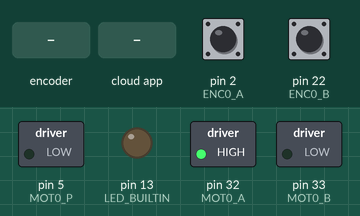
This sketch was run on a simulated Arduino Mega 2560, built with avr-gcc and run on an emulated ATmega2560. On the bench: switched loads named in the sketch (green lamp = pin HIGH), output pins drawn as LEDs (lit = HIGH). The test bench sets the inputs (shaded band); at power-on: pin 2 (ENC0_A) HIGH, pin 22 (ENC0_B) HIGH. The ROS host is connected and sends only what is stated.

Above: at 1.2 s.
1.3 s: rotary encoder on pin 2 (ENC0_A) / pin 22 (ENC0_B) turned 1 step (first pin leading)
At 2.5 s:
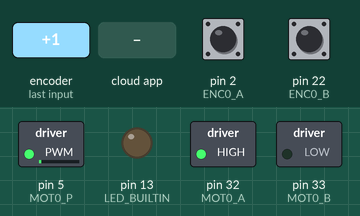
3.0 s: the phone or cloud app sets wheel0 to -100
At 4.8 s:
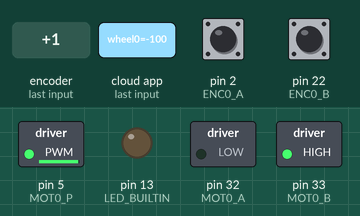
6.0 s: the phone or cloud app sets led to 1
At 6.8 s:
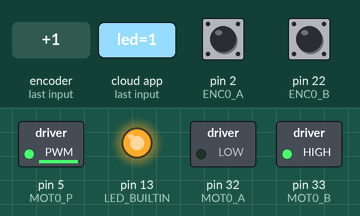
7.5 s: the phone or cloud app sets wheel0 to 100
10.5 s: the phone or cloud app sets led to 0
At 13.38 s:
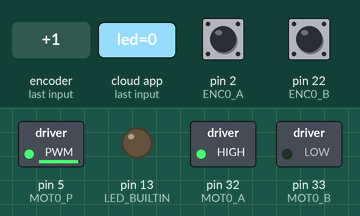
13.5 s: the phone or cloud app sets led to 1
At 14.8 s:
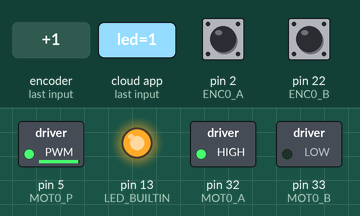
Timing chart, 0 to 16.0 s (numbered marks = the images above; inputs shaded):
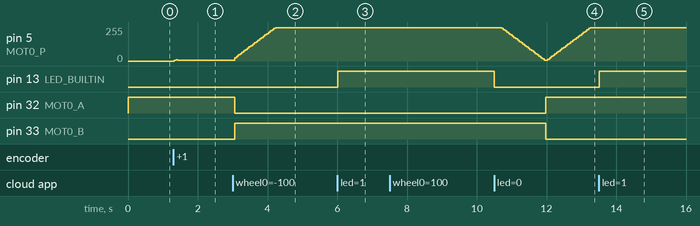

Measured:
- after the input at 1.3 s, pin 5 (MOT0_P): 0/255 → 4/255 at once
- after the input at 3.0 s, pin 5 (MOT0_P): moves from 4/255 to 250/255 over 1.2 s, starting after 0.06 s; pin 32 (MOT0_A): HIGH → LOW after 0.06 s; pin 33 (MOT0_B): LOW → HIGH after 0.06 s
- after the input at 6.0 s, pin 13 (LED_BUILTIN): LOW → HIGH at once
- after the input at 7.5 s, every drawn part: stays the same
- after the input at 10.5 s, pin 13 (LED_BUILTIN): HIGH → LOW at once
- after the input at 13.5 s, pin 13 (LED_BUILTIN): LOW → HIGH at once

The sketch:

main______.ino
```cpp
#include <ros.h>
#include <std_msgs/String.h>
#include <std_msgs/Bool.h>
#include <std_msgs/Float32.h>
#include <std_msgs/Int32.h>

//import
//#include <MsTimer2.h>

//wheel
#define MOT0_A 32
#define MOT0_B 33
#define MOT0_P 5
#define ENC0_A 2
#define ENC0_B 22

#define MOT1_A 34
#define MOT1_B 35
#define MOT1_P 6
#define ENC1_A 3
#define ENC1_B 23

#define MOT2_A 36
#define MOT2_B 37
#define MOT2_P 7
#define ENC2_A 18
#define ENC2_B 24

#define LED0 9
#define LED1 10
#define LEDL 13
#define SW0 48
#define SW1 49

ros::NodeHandle  nh;
std_msgs::String str_msg;
ros::Publisher chatter("chatter", &str_msg);
char hello[13] = "hello world!";
char tick[13] = "tick!";

std_msgs::Int32 int_msg;
ros::Publisher odom0("odom0", &int_msg);

void led_cb(const std_msgs::Bool& msg){
  if(msg.data)digitalWrite(13, HIGH);
  else digitalWrite(13, LOW);
}

void set_wheel0(int value){
  if(value>=0){
    digitalWrite(MOT0_A, HIGH);
    digitalWrite(MOT0_B, LOW);
    analogWrite(MOT0_P,value);
  }
  else{
    digitalWrite(MOT0_A, LOW);
    digitalWrite(MOT0_B, HIGH);
    analogWrite(MOT0_P,-value);
  }
}
volatile float cmd0=0.0;
void wheel0_cb(const std_msgs::Float32& msg){
  //set_wheel0(msg.data);
  cmd0=msg.data;
}
ros::Subscriber<std_msgs::Bool> sub0("led", &led_cb);
ros::Subscriber<std_msgs::Float32> sub_wheel0("wheel0", &wheel0_cb);

volatile int count_odom0=0;
void wheel0_int() {
  bool sa=digitalRead(ENC0_A);
  bool sb=digitalRead(ENC0_B);
  if(sa==sb)count_odom0++;
  else count_odom0--;
}


void setup()
{
  nh.initNode();
  nh.advertise(chatter);
  nh.advertise(odom0);
  nh.subscribe(sub0);
  nh.subscribe(sub_wheel0);

  pinMode(LED_BUILTIN, OUTPUT);
  pinMode(13, OUTPUT);

  //wheel
  pinMode(MOT0_A, OUTPUT);
  pinMode(MOT0_B, OUTPUT);
  pinMode(MOT0_P, OUTPUT);
  pinMode(ENC0_A, INPUT_PULLUP);
  pinMode(ENC0_B, INPUT_PULLUP);

  attachInterrupt(digitalPinToInterrupt(ENC0_A), wheel0_int, CHANGE);
}

void loop()
{
  static int last_odom0;
  float state0=(count_odom0-last_odom0)*20;
  int_msg.data = state0;
  last_odom0=count_odom0;
  odom0.publish( &int_msg );

  //control
  float delta=state0-cmd0;
  static float integrate=0;
  integrate+=delta/20.0;
  float out=-0.2*(delta+10*integrate);
  if(out>250)out=250;
  else if(out<-250)out=-250;
  set_wheel0((int)out);

  nh.spinOnce();
  delay(50);
}
```
